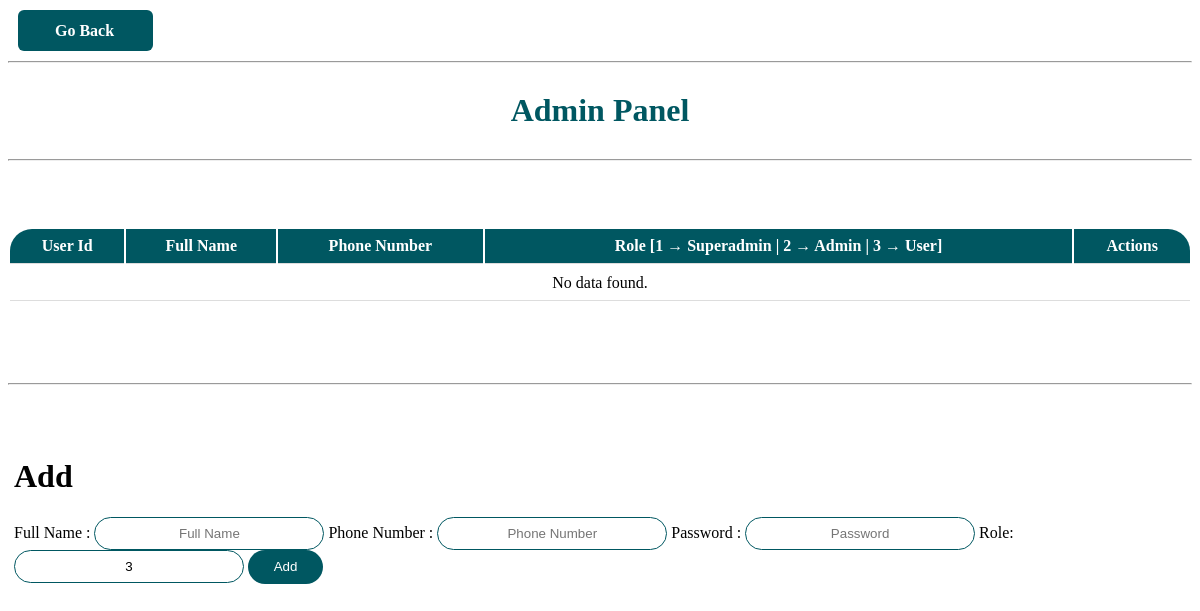
The app's page /php/adminPanel.php, older data.
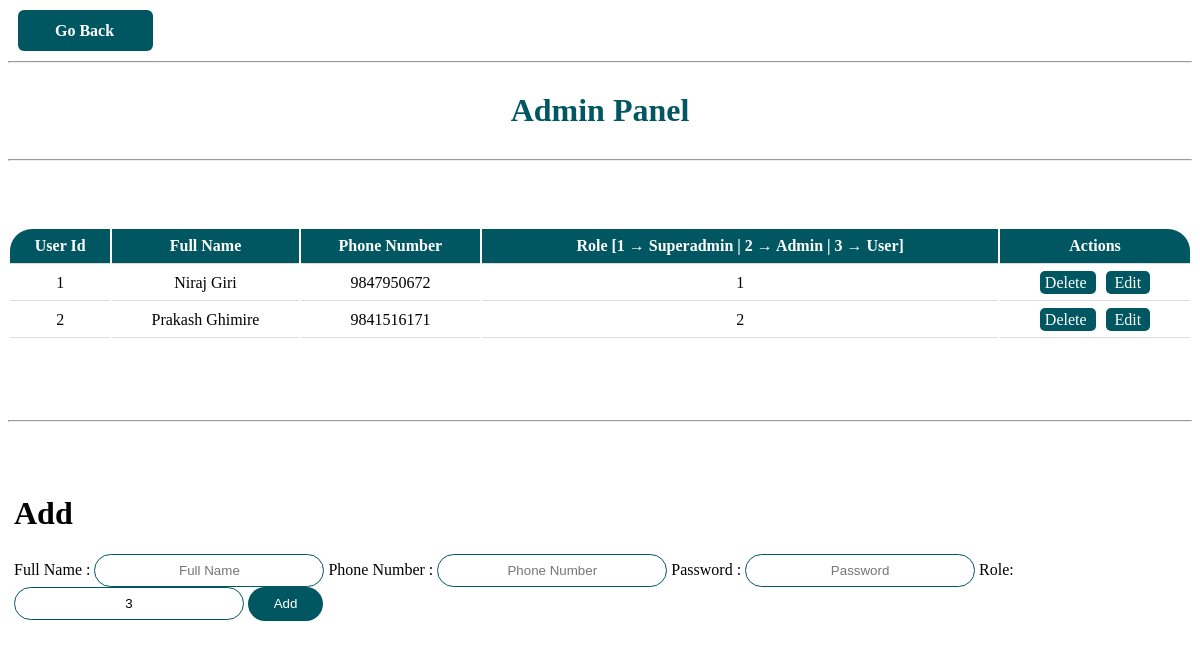
The same page, newer data.
### tables this page shows
CREATE TABLE users (
    user_id INT AUTO_INCREMENT PRIMARY KEY,
    full_name VARCHAR(255) NOT NULL,
    phone_number VARCHAR(15) NOT NULL,
    password VARCHAR(255) NOT NULL,
    role_id INT NOT NULL,
    FOREIGN KEY (role_id) REFERENCES roles(role_id),
    accept_terms TINYINT(1) NOT NULL DEFAULT 0
);

### php/adminPanel.php (the view, shortened to what this page needs)
    <div style="width: 135px; margin: 10px 10px; font-size: 10px">
      <a
        href="../loginAndSignUp.html"
        class="btnGoBack has-before title-md"
        style="height: 15px"
        >Go Back</a
      >
    </div>
    <hr>
      <h1 align="center" style="padding: 8px; color: hsl(186, 100%, 19%); position: relative;">Admin Panel</h1>
    <hr>
<table id="tableUserAdmin">
    <tr>
        <th style="border-radius: 22px 0px 0px 0px;">User Id</th>
        <th>Full Name</th>
        <th>Phone Number</th>
        <th>Role [1 → Superadmin | 2 → Admin | 3 → User]</th>
        <th style="border-radius: 0px 22px 0px 0px;">Actions</th>
    </tr>
    <?php
    include 'connectToDatabase.php';
    $selectQuery = "SELECT * FROM users";
    $result = $conn->query($selectQuery);
    if ($result && $result->num_rows > 0) {
      while ($row = $result->fetch_assoc()) {
        echo "
            <tr>
                <td>{$row['user_id']}</td>
                <td>{$row['full_name']}</td>
                <td>{$row['phone_number']}</td>
                <td>{$row['role_id']}</td>
                <td>
                    <a class='delete' href='deleteData.php?id={$row['user_id']}&userId={$row['user_id']}&fullName={$row['full_name']}&phoneNumber={$row['phone_number']}&role={$row['role_id']}'> Delete </a>
                    <a class='edit' href='editData.php?id={$row['user_id']}&userId={$row['user_id']}&fullName={$row['full_name']}&phoneNumber={$row['phone_number']}&role={$row['role_id']}'> Edit </a>
                </td>
            </tr>
            ";
      }
    } else {
      echo "<tr><td colspan='5'>No data found.</td></tr>";
    }
    ?>
</table>
<hr>
<form method="post" action="addDataAdminPanel.php" class="inputForm">
    <h1>Add</h1>
    <div class="addForm">
      <label>Full Name :</label>
      <input type="text" name="fullName"  placeholder="Full Name" required autocomplete="off">
      <label>Phone Number :</label>
      <input type="text" name="phoneNumber"  placeholder="Phone Number" required autocomplete="off">
      <label>Password :</label>
      <input type="password" name="password"  placeholder="Password" required autocomplete="off">
      <label>Role:</label>
      <input type="text" placeholder="1 -> SuperAdmin | 2 -> Admin" name="role" required autocomplete="off" value="3">
      <button class="add" type="submit" style="width: 75px; height: 34px;border: 1px solid transparent; border-radius: 20px">Add</button>
    </div>
  </form><br><br><br>

Row changes from the older to the newer data that the page shows:
added users: user_id "1", full_name "Niraj Giri", phone_number "9847950672", role "1"
added users: user_id "2", full_name "Prakash Ghimire", phone_number "9841516171", role "2"
Text that changed along with them:
text no longer shown: "No data found."
